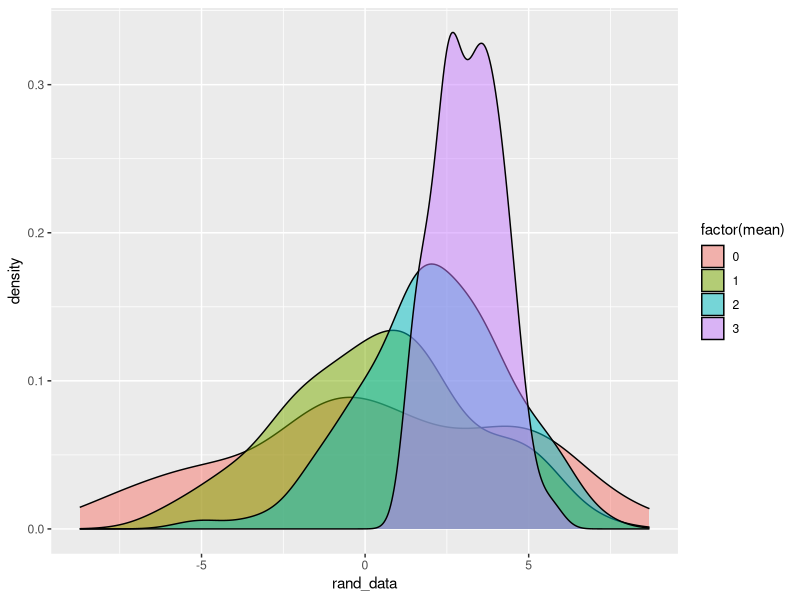
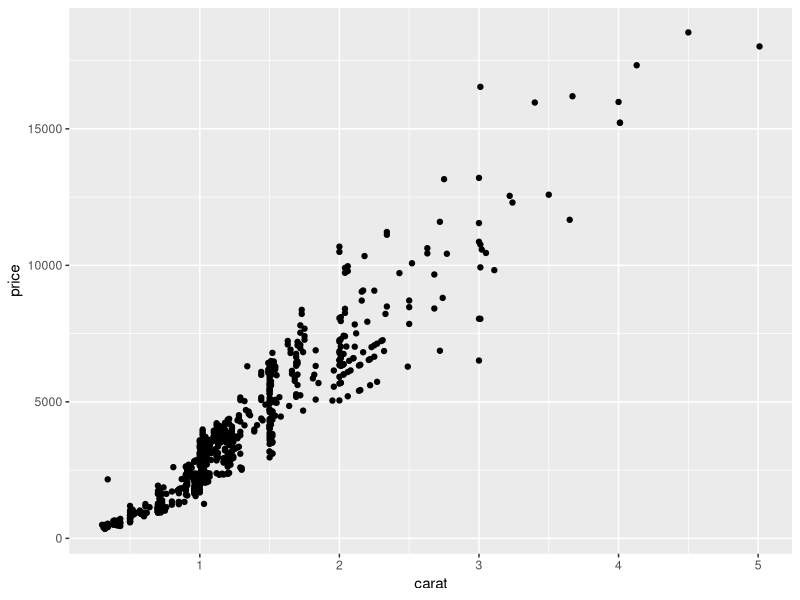
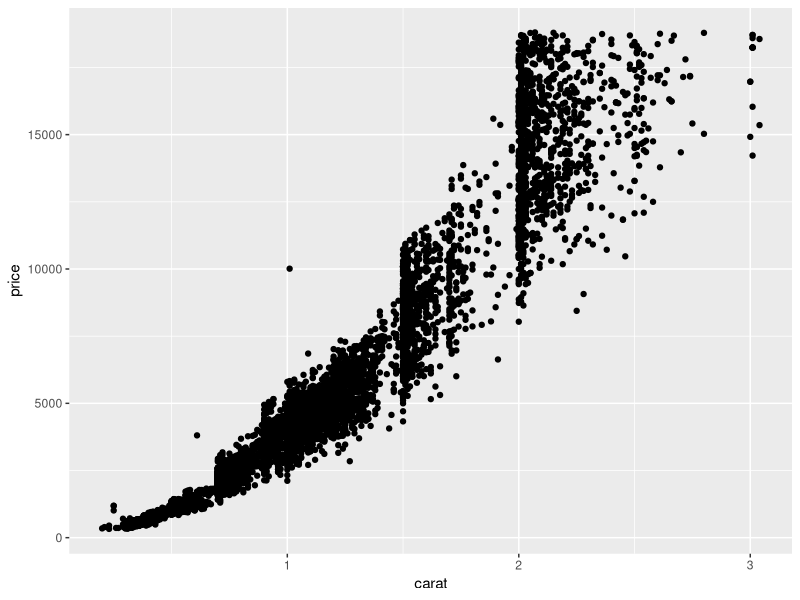
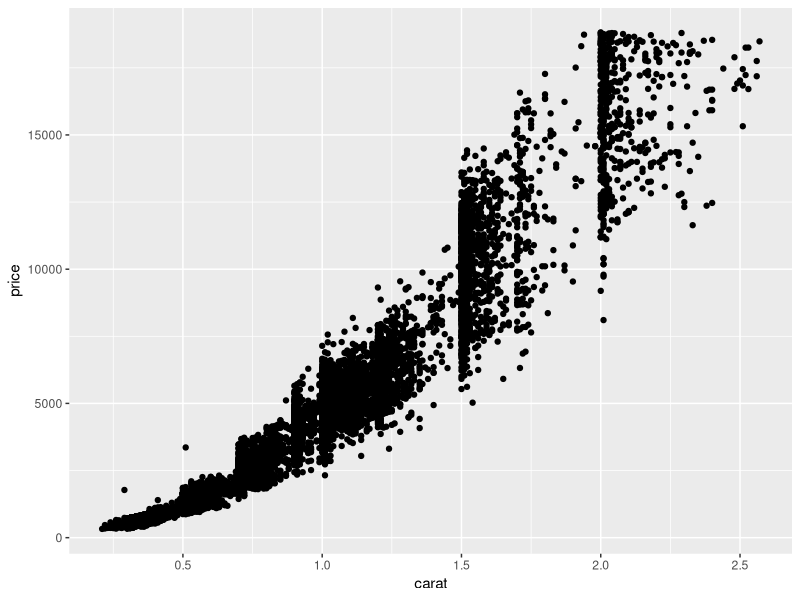
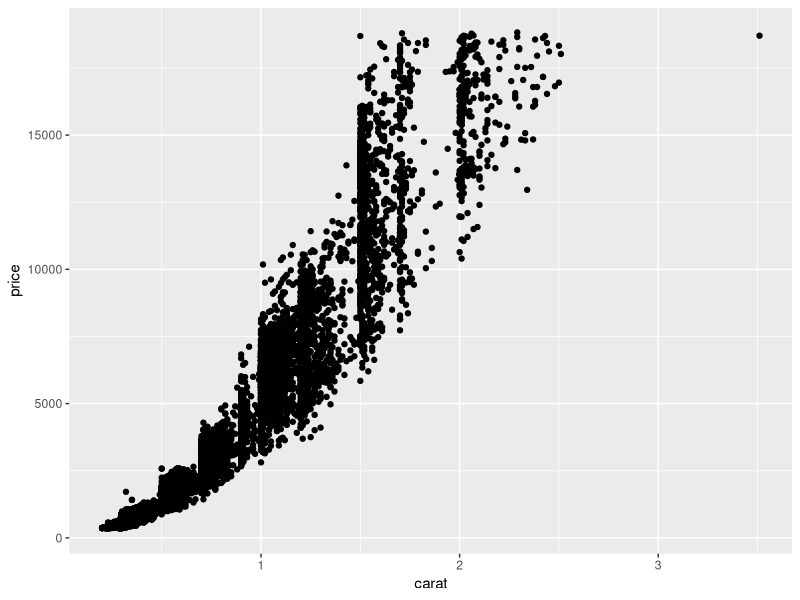
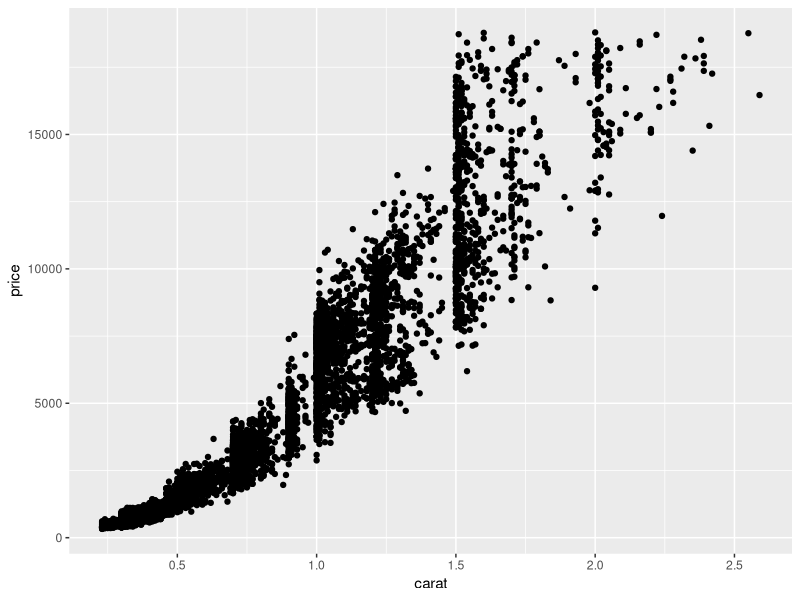
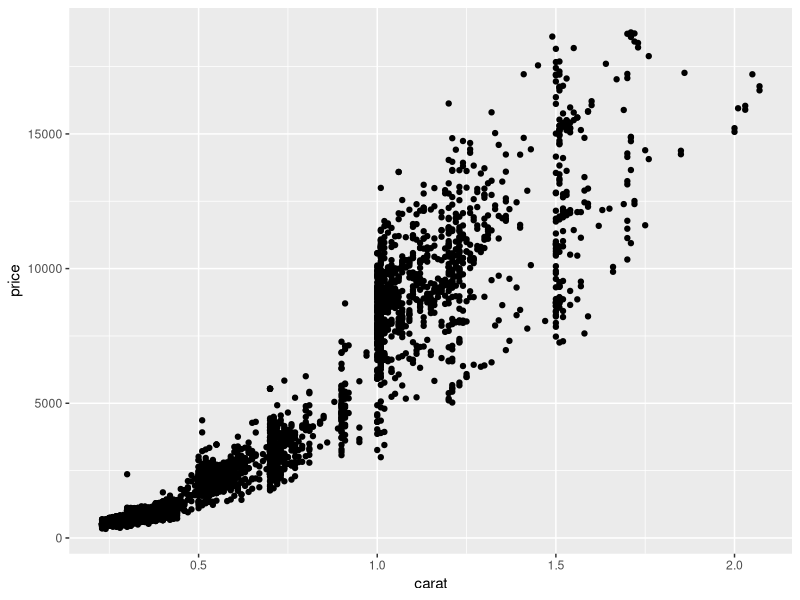
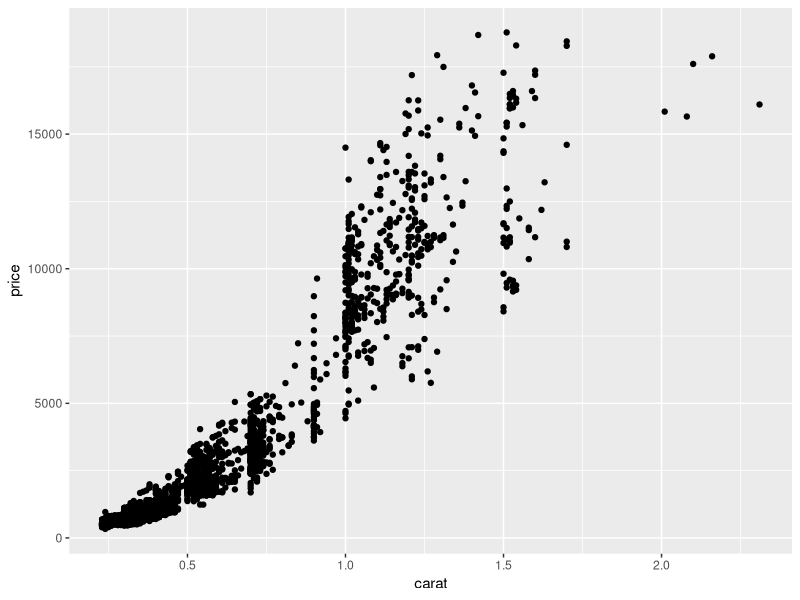

Reproduce these figures in R, in order.
## ---- chunk 1
library(bench)
library(dplyr)
library(purrr)
library(tidyverse)
library(ggplot2)
## ---- chunk 2
col_classes <- vector("character", ncol(mtcars))

# Data frames are **lists** of columns, so this loop iterates over the columns
for (i in seq_along(mtcars)) {
    col_classes[i] <- class(mtcars[[i]])
}
## ---- chunk 3
# Example 1: For loop with no storage container; append new value to existing vector
x <- integer()
results1 <- bench::mark(
  for (i in 1:1e5) {
    x <- c(x, i)
  }
)

# Example 2: For loop with a storage container!
x <- vector('integer', length = 1e5)
results2 <- bench::mark(
  for (i in 1:1e5) {
    x[i] <- i
  }
)

# Example 3: purrr::map()
results3 <- bench::mark(purrr::map_int(1:1e5, ~.x))


# Example 4: Standard R Function/Operator
results4 <- bench::mark(seq(1,1e5))
## ---- chunk 4
# Compile Results
bind_rows(results1, results2, results3, results4) |>
  mutate(type = c("for_loop_no_storage", "for_loop_with_storage", "purrr_map", "standard_func")) |>
  select(type, mem_alloc, total_time)  |> print()

## ---- chunk 5
map_chr(mtcars, class)
## ---- chunk 6
class(diamonds$cut)
## ---- chunk 7
map(diamonds, class)
## ---- chunk 8
# Mean of each numeric variable
map_dbl(diamonds |> select(where(is.numeric)), mean)

# Number of unique values in each non-numeric variable
map_int(diamonds |> select(!where(is.numeric)), n_distinct)
## ---- chunk 9
# Function to summarize
summ_stats <- function(x) {
    tibble(
        mean = mean(x, na.rm = TRUE),
        median = median(x, na.rm = TRUE),
        sd = sd(x, na.rm = TRUE),
        iqr = IQR(x, na.rm = TRUE)
    )
}
# Data Subset: Only Quantitative Variables
diamonds_num <- diamonds |> select(where(is.numeric))

# Option 1: map + bind_rows() + add variable names
map(diamonds_num, summ_stats) |> 
  bind_rows() |> 
  mutate(variable = colnames(diamonds_num))


# Option 2: map +  set variable names + bind_rows()
map(diamonds_num, summ_stats) |> 
  set_names(colnames(diamonds_num)) |> 
  bind_rows(.id = "variable")



# Compare with across():
diamonds |>
  summarize(across(where(is.numeric), 
                   list(mean = ~ mean(.x, na.rm = TRUE), # list of functions
                        median = ~ median(.x, na.rm = TRUE),
                        sd = ~ sd(.x, na.rm = TRUE),
                        iqr = ~ IQR(.x, na.rm = TRUE)
    ))) |> pivot_longer(everything(), names_to = 'var',values_to = 'value') |>
  separate_wider_delim(var,delim = '_', names = c('variable','summary')) |>
  pivot_wider(names_from = 'summary',values_from = 'value')
## ---- chunk 10
# with a for loop
diamonds_summ_stats2 <- vector("list", length = ncol(diamonds_num))

for (i in seq_along(diamonds_num)) {
    diamonds_summ_stats2[[i]] <- summ_stats(diamonds_num[[i]])
}
diamonds_summ_stats2 |>
    set_names(colnames(diamonds_num)) |>
    bind_rows(.id = "variable")
## ---- chunk 11
args <- tibble(
  n = c(100, 100, 100, 100), # this is n
  mean = c(0, 1, 2, 3),            # this is mean
  sd = c(4, 3, 2, 1)            # this is sd
)

# save randomly generated data in tibble with simulation parameters
sim_data <- args |>
  mutate(rand_data = pmap(args, rnorm))

sim_data
## ---- chunk 12
unnested_sim <- sim_data |> 
  unnest(rand_data) # convert the rand_data list to numeric vector
  
  
unnested_sim |> 
  ggplot(aes(x = rand_data, group = mean, fill = factor(mean))) +
  geom_density(alpha = .5)
## ---- chunk 13
string_data <- tibble(
    pattern = c("p", "n", "h"),
    replacement = c("P", "N", "H")
)

pmap_chr(string_data, str_replace_all, string = "ppp nnn hhh")
## ---- chunk 14
string_data <- tibble(
    string = c("apple", "banana", "cherry"),
    start = c(1, 2, 4),
    end = c(2, 3, 5)
)

pmap_chr(string_data, str_sub)

string_data <- tibble(
    start = c(1, 2, 4),
    end = c(2, 3, 5)
)
pmap_chr(string_data, str_sub, string = "abcde")
## ---- chunk 15
xs <- diamonds |> select(carat, cut, clarity, color) |> names()


df_arg_combos <- crossing(
    mod_formula = str_c("price ~ ", map_chr(seq_along(xs), ~ str_c(xs[1:.x], collapse = " + ")) ),
    remove_outliers = c(TRUE, FALSE)
)
df_arg_combos


remove_outliers <- function(data, what_var, sd_thresh) {
    data |> 
        mutate(zscore = ({{ what_var }} - mean({{ what_var }}, na.rm = TRUE))/sd({{ what_var }}, na.rm = TRUE)) |>
        filter(zscore <= sd_thresh)
}

fit_model <- function(data, mod_formula, remove_outliers) {
    if (remove_outliers) {
        data_clean <- remove_outliers(data, what_var = carat, sd_thresh = 3)
    } else {
        data_clean <- data
    }
    
    lm(mod_formula, data = data_clean)
}

# use pmap()

df_arg_combos |> mutate(fit_mod = pmap(df_arg_combos, fit_model, data = diamonds))


## ---- chunk 16
# Let's create separate datasets within one tibble
by_clarity <- diamonds |> 
  group_nest(clarity)

by_clarity
## ---- chunk 17
# Create a variable with a image path
by_clarity <- by_clarity |> 
  mutate(path = str_glue("diamonds-{clarity}.png"))

by_clarity
## ---- chunk 18
# plot for making a scatterplot
carat_scatter <- function(df) {
  ggplot(df, aes(x = carat, y = price)) + geom_point()  
}

# Create a "variable" with each plots
by_clarity <- by_clarity |> 
  mutate(plot = map(data, carat_scatter)) # iterate over data to create ggplot output
## ---- chunk 19
# Iterate over paths and plots to save the export images
walk2( 
  by_clarity$path,
  by_clarity$plot,
  function(path, plot){ ggsave(path, plot, width = 6, height = 6)}
)
